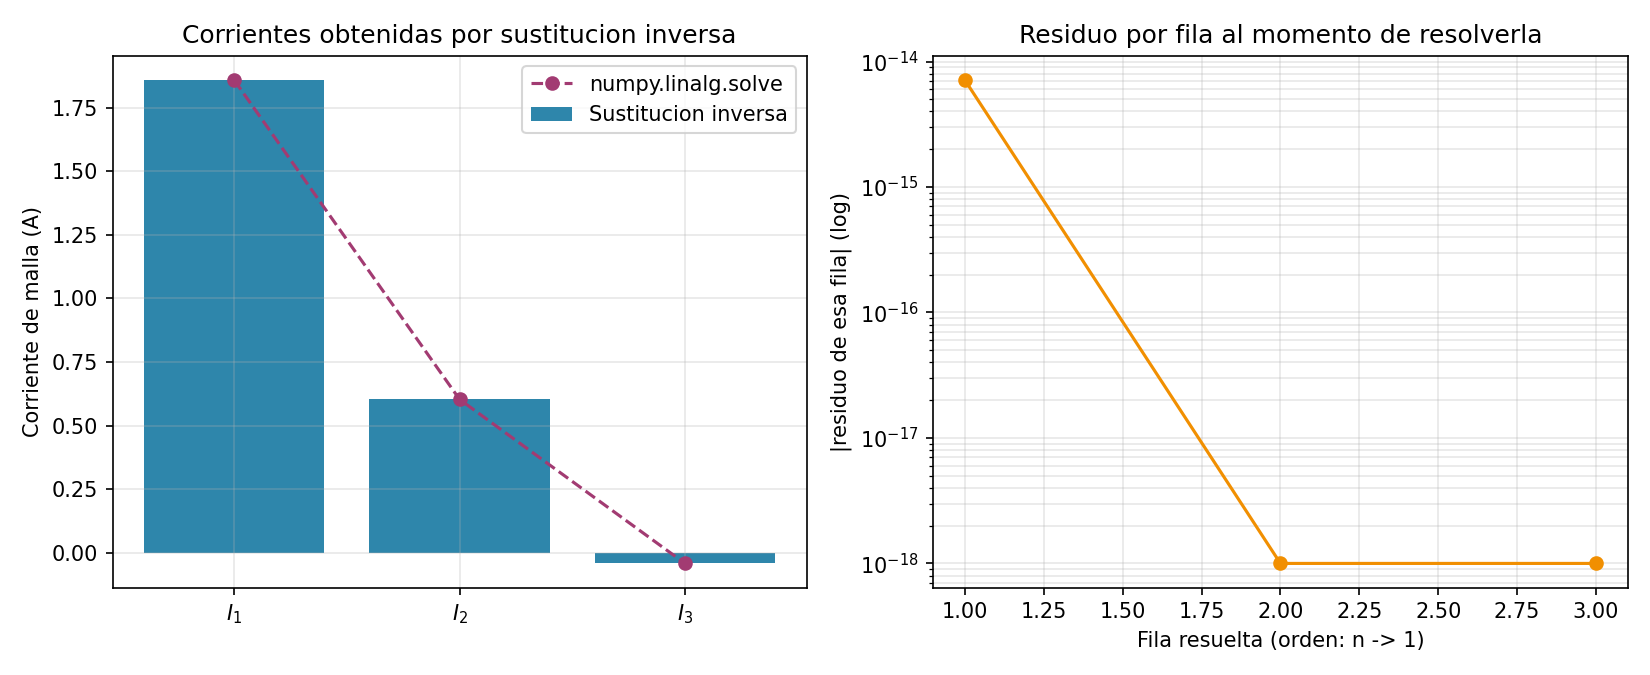

Write Python code to recreate this figure.
r"""
=============================================================================
 TEMA: Sustitucion inversa (back substitution)
 CURSO: Fisica Computacional II
=============================================================================

CONTEXTO: la sustitucion inversa es la SEGUNDA mitad de la eliminacion de
Gauss (ver script 1_eliminacion_gauss.py). Una vez que el sistema Ax = b
se redujo a la forma triangular superior

        U x = c ,   con U triangular superior,

la incognita x_{n-1} (la ULTIMA) queda despejada de forma inmediata porque
la ultima fila de U solo tiene un termino no nulo en la diagonal:

        U[n-1,n-1] * x_{n-1} = c_{n-1}   =>   x_{n-1} = c_{n-1} / U[n-1,n-1]

y luego, conocido x_{n-1}, la penultima fila tiene solo dos incognitas
(x_{n-2} y x_{n-1}, ya conocida), por lo que se despeja x_{n-2}, y asi
sucesivamente HACIA ATRAS (de ahi el nombre). En general:

        x_i = ( c_i - sum_{j=i+1}^{n-1} U[i,j] x_j ) / U[i,i]


"""

import numpy as np
import matplotlib.pyplot as plt

np.set_printoptions(precision=6, suppress=True)


def eliminacion_gauss_resumida(A, b):
    """Misma eliminacion del script 1, sin impresiones (ya se explico alli)."""
    n = len(b)
    U = A.astype(float).copy()
    c = b.astype(float).copy()
    for k in range(n - 1):
        for i in range(k + 1, n):
            m_ik = U[i, k] / U[k, k]
            U[i, k:] -= m_ik * U[k, k:]
            c[i] -= m_ik * c[k]
    return U, c


def sustitucion_inversa(U, c, verbose=True):
    """
    Resuelve U x = c para U triangular superior, recorriendo las filas
    de abajo hacia arriba (por eso "inversa" / "hacia atras").
    """
    n = len(c)
    x = np.zeros(n)
    for i in range(n - 1, -1, -1):                 # de la ultima fila a la primera
        if abs(U[i, i]) < 1e-14:
            raise ZeroDivisionError(f"Elemento diagonal nulo en U[{i},{i}]")
        suma = U[i, i + 1:] @ x[i + 1:]             # aporte de incognitas ya conocidas
        x[i] = (c[i] - suma) / U[i, i]
        if verbose:
            print(f"  x[{i}] = (c[{i}] - suma_conocidos) / U[{i},{i}] "
                  f"= ({c[i]:.4f} - {suma:.4f}) / {U[i,i]:.4f} = {x[i]:.6f}")
    return x


# -----------------------------------------------------------------------
# 1) Mismo sistema fisico del script 1: circuito de 3 mallas (LVK)
# -----------------------------------------------------------------------
R1, R2, R3, R4, R5 = 10.0, 20.0, 25.0, 15.0, 30.0
V1, V2 = 50.0, 20.0

A = np.array([
    [R1 + R3,      -R3,          0.0],
    [-R3,      R2 + R3 + R5,    -R5],
    [0.0,          -R5,      R4 + R5],
])
b = np.array([V1, 0.0, -V2])

U, c = eliminacion_gauss_resumida(A, b)
print("Sistema ya triangularizado (resultado del script 1):")
print("U =\n", U)
print("c =", c)

print("\nSustitucion inversa paso a paso:")
x = sustitucion_inversa(U, c, verbose=True)
I1, I2, I3 = x
print(f"\nCorrientes de malla: I1={I1:.4f} A, I2={I2:.4f} A, I3={I3:.4f} A")

# -----------------------------------------------------------------------
# 2) Verificacion / analisis de error
# -----------------------------------------------------------------------
x_ref = np.linalg.solve(A, b)          # referencia: sistema ORIGINAL con LAPACK
residuo_U = U @ x - c                  # que tan bien resuelve el sistema triangular
residuo_A = A @ x - b                  # que tan bien resuelve el sistema fisico original
error_abs = np.abs(x - x_ref)

print(f"\n||U x - c||_2 (error del algoritmo de sustitucion):  {np.linalg.norm(residuo_U):.3e}")
print(f"||A x - b||_2 (error respecto al sistema fisico):     {np.linalg.norm(residuo_A):.3e}")
print(f"Error absoluto vs numpy.linalg.solve: {error_abs}")

# -----------------------------------------------------------------------
# 3) Graficas
# -----------------------------------------------------------------------
fig, axes = plt.subplots(1, 2, figsize=(11, 4.5))

etiquetas = [r"$I_1$", r"$I_2$", r"$I_3$"]
axes[0].bar(etiquetas, x, color="#2E86AB", label="Sustitucion inversa")
axes[0].plot(etiquetas, x_ref, "o--", color="#A23B72", label="numpy.linalg.solve")
axes[0].set_ylabel("Corriente de malla (A)")
axes[0].set_title("Corrientes obtenidas por sustitucion inversa")
axes[0].legend()
axes[0].grid(alpha=0.3)

# Evolucion del residuo fila a fila: muestra que cada fila queda
# EXACTAMENTE satisfecha en el momento en que se resuelve (el unico error
# remanente es de redondeo de punto flotante, no error de metodo)
residuos_parciales = []
n = len(c)
x_parcial = np.zeros(n)
for i in range(n - 1, -1, -1):
    suma = U[i, i + 1:] @ x_parcial[i + 1:]
    x_parcial[i] = (c[i] - suma) / U[i, i]
    fila_actual = U[i, :] @ x_parcial - c[i]
    residuos_parciales.append(abs(fila_actual))

axes[1].semilogy(range(n, 0, -1), np.array(residuos_parciales) + 1e-18,
                  "o-", color="#F18F01")
axes[1].set_xlabel("Fila resuelta (orden: n -> 1)")
axes[1].set_ylabel("|residuo de esa fila| (log)")
axes[1].set_title("Residuo por fila al momento de resolverla")
axes[1].grid(alpha=0.3, which="both")

plt.tight_layout()
plt.savefig("2_sustitucion_inversa.png", dpi=150)
print("\nGrafica guardada en 2_sustitucion_inversa.png")
